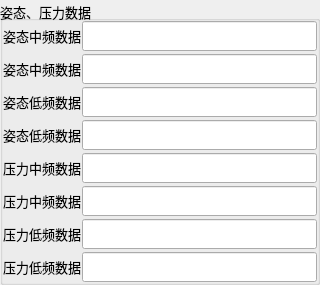
             <widget class="QGroupBox" name="groupBox_25">
              <property name="sizePolicy">
               <sizepolicy hsizetype="Fixed" vsizetype="Preferred">
                <horstretch>0</horstretch>
                <verstretch>0</verstretch>
               </sizepolicy>
              </property>
              <property name="minimumSize">
               <size>
                <width>320</width>
                <height>0</height>
               </size>
              </property>
              <property name="maximumSize">
               <size>
                <width>150</width>
                <height>16777215</height>
               </size>
              </property>
              <property name="font">
               <font>
                <pointsize>10</pointsize>
               </font>
              </property>
              <property name="title">
               <string>姿态、压力数据</string>
              </property>
              <property name="alignment">
               <set>Qt::AlignLeading|Qt::AlignLeft|Qt::AlignVCenter</set>
              </property>
              <layout class="QGridLayout" name="gridLayout_4" rowstretch="0,0,0,0,0,0,0,0" columnstretch="0,0,0">
               <property name="leftMargin">
                <number>0</number>
               </property>
               <property name="topMargin">
                <number>0</number>
               </property>
               <property name="rightMargin">
                <number>0</number>
               </property>
               <property name="bottomMargin">
                <number>0</number>
               </property>
               <property name="horizontalSpacing">
                <number>1</number>
               </property>
               <property name="verticalSpacing">
                <number>3</number>
               </property>
               <item row="3" column="2">
                <widget class="QLineEdit" name="lEdit_altitude4">
                 <property name="minimumSize">
                  <size>
                   <width>0</width>
                   <height>30</height>
                  </size>
                 </property>
                 <property name="font">
                  <font>
                   <pointsize>10</pointsize>
                  </font>
                 </property>
                 <property name="readOnly">
                  <bool>true</bool>
                 </property>
                 <property name="cursorMoveStyle">
                  <enum>Qt::LogicalMoveStyle</enum>
                 </property>
                </widget>
               </item>
               <item row="2" column="2">
                <widget class="QLineEdit" name="lEdit_altitude3">
                 <property name="minimumSize">
                  <size>
                   <width>0</width>
                   <height>30</height>
                  </size>
                 </property>
                 <property name="font">
                  <font>
                   <pointsize>10</pointsize>
                  </font>
                 </property>
                 <property name="readOnly">
                  <bool>true</bool>
                 </property>
                 <property name="cursorMoveStyle">
                  <enum>Qt::LogicalMoveStyle</enum>
                 </property>
                </widget>
               </item>
               <item row="7" column="2">
                <widget class="QLineEdit" name="lEdit_pressure4">
                 <property name="minimumSize">
                  <size>
                   <width>0</width>
                   <height>30</height>
                  </size>
                 </property>
                 <property name="font">
                  <font>
                   <pointsize>10</pointsize>
                  </font>
                 </property>
                 <property name="readOnly">
                  <bool>true</bool>
                 </property>
                 <property name="cursorMoveStyle">
                  <enum>Qt::LogicalMoveStyle</enum>
                 </property>
                </widget>
               </item>
               <item row="5" column="2">
                <widget class="QLineEdit" name="lEdit_pressure2">
                 <property name="minimumSize">
                  <size>
                   <width>0</width>
                   <height>30</height>
                  </size>
                 </property>
                 <property name="font">
                  <font>
                   <pointsize>10</pointsize>
                  </font>
                 </property>
                 <property name="readOnly">
                  <bool>true</bool>
                 </property>
                 <property name="cursorMoveStyle">
                  <enum>Qt::LogicalMoveStyle</enum>
                 </property>
                </widget>
               </item>
               <item row="0" column="2">
                <widget class="QLineEdit" name="lEdit_altitude1">
                 <property name="sizePolicy">
                  <sizepolicy hsizetype="Preferred" vsizetype="Fixed">
                   <horstretch>0</horstretch>
                   <verstretch>0</verstretch>
                  </sizepolicy>
                 </property>
                 <property name="minimumSize">
                  <size>
                   <width>0</width>
                   <height>30</height>
                  </size>
                 </property>
                 <property name="maximumSize">
                  <size>
                   <width>16777215</width>
                   <height>16777215</height>
                  </size>
                 </property>
                 <property name="font">
                  <font>
                   <pointsize>10</pointsize>
                  </font>
                 </property>
                 <property name="readOnly">
                  <bool>true</bool>
                 </property>
                 <property name="cursorMoveStyle">
                  <enum>Qt::LogicalMoveStyle</enum>
                 </property>
                </widget>
               </item>
               <item row="1" column="2">
                <widget class="QLineEdit" name="lEdit_altitude2">
                 <property name="minimumSize">
                  <size>
                   <width>0</width>
                   <height>30</height>
                  </size>
                 </property>
                 <property name="font">
                  <font>
                   <pointsize>10</pointsize>
                  </font>
                 </property>
                 <property name="readOnly">
                  <bool>true</bool>
                 </property>
                 <property name="cursorMoveStyle">
                  <enum>Qt::LogicalMoveStyle</enum>
                 </property>
                </widget>
               </item>
               <item row="6" column="2">
                <widget class="QLineEdit" name="lEdit_pressure3">
                 <property name="minimumSize">
                  <size>
                   <width>0</width>
                   <height>30</height>
                  </size>
                 </property>
                 <property name="font">
                  <font>
                   <pointsize>10</pointsize>
                  </font>
                 </property>
                 <property name="readOnly">
                  <bool>true</bool>
                 </property>
                 <property name="cursorMoveStyle">
                  <enum>Qt::LogicalMoveStyle</enum>
                 </property>
                </widget>
               </item>
               <item row="0" column="0">
                <widget class="QLabel" name="label_7">
                 <property name="font">
                  <font>
                   <pointsize>10</pointsize>
                  </font>
                 </property>
                 <property name="text">
                  <string>姿态中频数据</string>
                 </property>
                 <property name="alignment">
                  <set>Qt::AlignCenter</set>
                 </property>
                </widget>
               </item>
               <item row="4" column="0">
                <widget class="QLabel" name="label_9">
                 <property name="font">
                  <font>
                   <pointsize>10</pointsize>
                  </font>
                 </property>
                 <property name="text">
                  <string>压力中频数据</string>
                 </property>
                 <property name="alignment">
                  <set>Qt::AlignCenter</set>
                 </property>
                </widget>
               </item>
               <item row="4" column="2">
                <widget class="QLineEdit" name="lEdit_pressure1">
                 <property name="minimumSize">
                  <size>
                   <width>0</width>
                   <height>30</height>
                  </size>
                 </property>
                 <property name="font">
                  <font>
                   <pointsize>10</pointsize>
                  </font>
                 </property>
                 <property name="readOnly">
                  <bool>true</bool>
                 </property>
                 <property name="cursorMoveStyle">
                  <enum>Qt::LogicalMoveStyle</enum>
                 </property>
                </widget>
               </item>
               <item row="1" column="0">
                <widget class="QLabel" name="label_11">
                 <property name="font">
                  <font>
                   <pointsize>10</pointsize>
                  </font>
                 </property>
                 <property name="text">
                  <string>姿态中频数据</string>
                 </property>
                 <property name="alignment">
                  <set>Qt::AlignCenter</set>
                 </property>
                </widget>
               </item>
               <item row="2" column="0">
                <widget class="QLabel" name="label_20">
                 <property name="font">
                  <font>
                   <pointsize>10</pointsize>
                  </font>
                 </property>
                 <property name="text">
                  <string>姿态低频数据</string>
                 </property>
                 <property name="alignment">
                  <set>Qt::AlignCenter</set>
                 </property>
                </widget>
               </item>
               <item row="3" column="0">
                <widget class="QLabel" name="label_27">
                 <property name="font">
                  <font>
                   <pointsize>10</pointsize>
                  </font>
                 </property>
                 <property name="text">
                  <string>姿态低频数据</string>
                 </property>
                 <property name="alignment">
                  <set>Qt::AlignCenter</set>
                 </property>
                </widget>
               </item>
               <item row="5" column="0">
                <widget class="QLabel" name="label_28">
                 <property name="font">
                  <font>
                   <pointsize>10</pointsize>
                  </font>
                 </property>
                 <property name="text">
                  <string>压力中频数据</string>
                 </property>
                 <property name="alignment">
                  <set>Qt::AlignCenter</set>
                 </property>
                </widget>
               </item>
               <item row="6" column="0">
                <widget class="QLabel" name="label_29">
                 <property name="font">
                  <font>
                   <pointsize>10</pointsize>
                  </font>
                 </property>
                 <property name="text">
                  <string>压力低频数据</string>
                 </property>
                 <property name="alignment">
                  <set>Qt::AlignCenter</set>
                 </property>
                </widget>
               </item>
               <item row="7" column="0">
                <widget class="QLabel" name="label_30">
                 <property name="font">
                  <font>
                   <pointsize>10</pointsize>
                  </font>
                 </property>
                 <property name="text">
                  <string>压力低频数据</string>
                 </property>
                 <property name="alignment">
                  <set>Qt::AlignCenter</set>
                 </property>
                </widget>
               </item>
              </layout>
             </widget>
